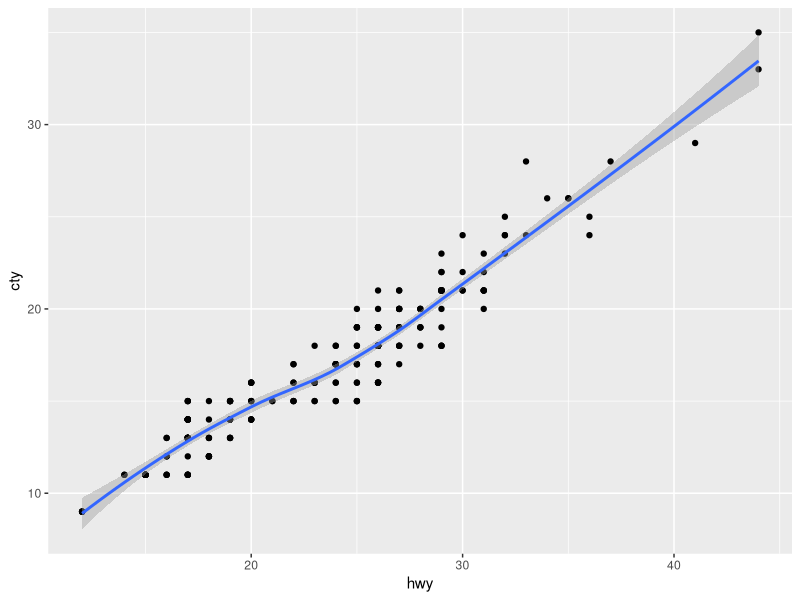
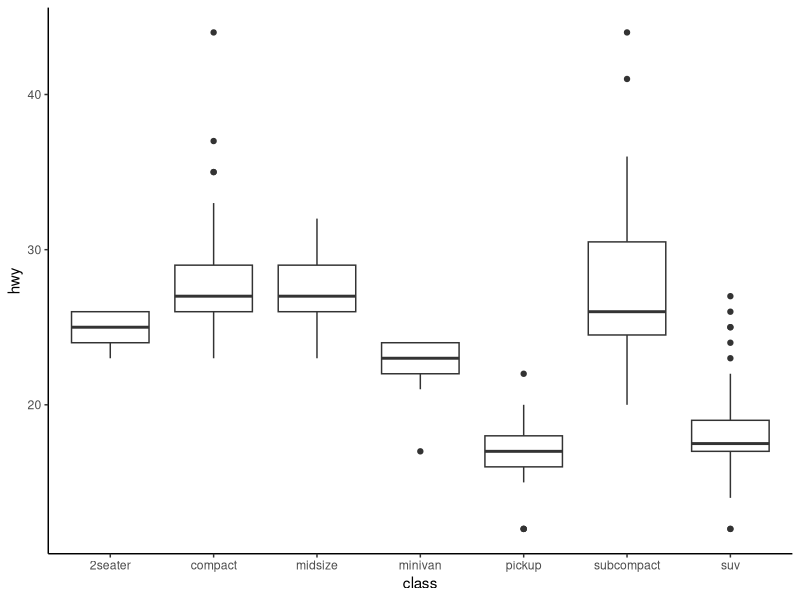

Here is the R script that generated these plots, in order:
library(tidyverse)
setwd("/tmp/test/")
head(mpg)
tmp <-
  ggplot(mpg, aes(x = hwy, y = cty)) +
  geom_point() +
  geom_smooth()
tmp_boxplot <-
  ggplot(mpg, aes(x = class, y = hwy)) +
  geom_boxplot() +
  theme_classic()
ggsave("/tmp/routput/test.png", plot = tmp, device = "png")
ggsave("/tmp/routput/test_boxplot.png", plot = tmp_boxplot, device = "png")
